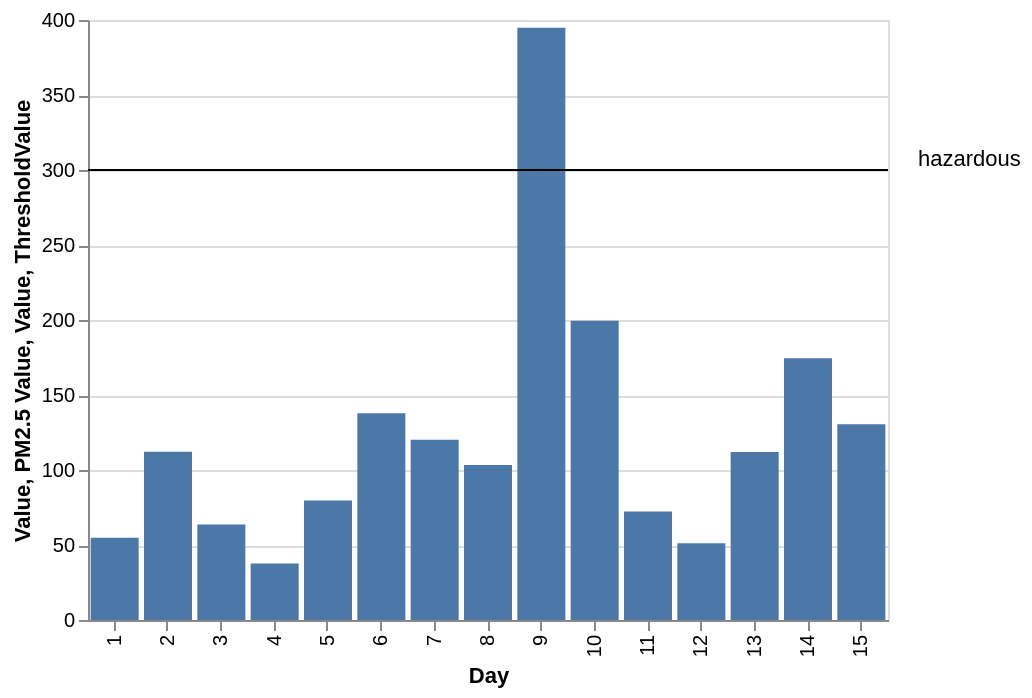

This figure's Vega-Lite source:
### Vega-Lite specification from a JSON file in a GitHub repository (floating-point values rounded to 4 significant figures)
{"config": {"view": {"height": 300, "width": 400}}, "layer": [{"encoding": {"y": {"title": "Value", "field": "properties.Value", "type": "quantitative"}, "x": {"title": "Day", "field": "properties.Day", "type": "ordinal"}}, "data": {"values": {"features": [{"properties": {"Day": 1, "Value": 54.8}, "geometry": {"coordinates": [125.6, 10.1], "type": "Point"}, "type": "Feature"}, {"properties": {"Day": 2, "Value": 112.1}, "geometry": {"coordinates": [125.6, 10.1], "type": "Point"}, "type": "Feature"}, {"properties": {"Day": 3, "Value": 63.6}, "geometry": {"coordinates": [125.6, 10.1], "type": "Point"}, "type": "Feature"}, {"properties": {"Day": 4, "Value": 37.6}, "geometry": {"coordinates": [125.6, 10.1], "type": "Point"}, "type": "Feature"}, {"properties": {"Day": 5, "Value": 79.7}, "geometry": {"coordinates": [125.6, 10.1], "type": "Point"}, "type": "Feature"}, {"properties": {"Day": 6, "Value": 137.9}, "geometry": {"coordinates": [125.6, 10.1], "type": "Point"}, "type": "Feature"}, {"properties": {"Day": 7, "Value": 120.1}, "geometry": {"coordinates": [125.6, 10.1], "type": "Point"}, "type": "Feature"}, {"properties": {"Day": 8, "Value": 103.3}, "geometry": {"coordinates": [125.6, 10.1], "type": "Point"}, "type": "Feature"}, {"properties": {"Day": 9, "Value": 394.8}, "geometry": {"coordinates": [125.6, 10.1], "type": "Point"}, "type": "Feature"}, {"properties": {"Day": 10, "Value": 199.5}, "geometry": {"coordinates": [125.6, 10.1], "type": "Point"}, "type": "Feature"}, {"properties": {"Day": 11, "Value": 72.3}, "geometry": {"coordinates": [125.6, 10.1], "type": "Point"}, "type": "Feature"}, {"properties": {"Day": 12, "Value": 51.1}, "geometry": {"coordinates": [125.6, 10.1], "type": "Point"}, "type": "Feature"}, {"properties": {"Day": 13, "Value": 112.0}, "geometry": {"coordinates": [125.6, 10.1], "type": "Point"}, "type": "Feature"}, {"properties": {"Day": 14, "Value": 174.5}, "geometry": {"coordinates": [125.6, 10.1], "type": "Point"}, "type": "Feature"}, {"properties": {"Day": 15, "Value": 130.5}, "geometry": {"coordinates": [125.6, 10.1], "type": "Point"}, "type": "Feature"}], "type": "FeatureCollection"}, "format": {"type": "json", "property": "features"}}, "mark": "bar"}, {"encoding": {"y": {"title": "ThresholdValue", "field": "properties.ThresholdValue", "type": "quantitative", "axis": {"title": "PM2.5 Value"}}, "text": {"value": "hazardous"}}, "data": {"values": {"features": [{"properties": {"ThresholdValue": 300, "Threshold": "hazardous"}, "geometry": {"coordinates": [125.6, 10.1], "type": "Point"}, "type": "Feature"}], "type": "FeatureCollection"}, "format": {"type": "json", "property": "features"}}, "mark": {"align": "left", "dy": -5, "type": "text", "dx": 215}}, {"transform": [{"filter": "datum.Value >= 300"}, {"calculate": "300", "as": "baseline"}], "encoding": {"y": {"field": "baseline", "type": "quantitative"}, "x": {"title": "Day", "field": "properties.Day", "type": "ordinal"}, "y2": {"title": "Value", "field": "properties.Value", "type": "quantitative"}}, "data": {"values": {"features": [{"properties": {"Day": 1, "Value": 54.8}, "geometry": {"coordinates": [125.6, 10.1], "type": "Point"}, "type": "Feature"}, {"properties": {"Day": 2, "Value": 112.1}, "geometry": {"coordinates": [125.6, 10.1], "type": "Point"}, "type": "Feature"}, {"properties": {"Day": 3, "Value": 63.6}, "geometry": {"coordinates": [125.6, 10.1], "type": "Point"}, "type": "Feature"}, {"properties": {"Day": 4, "Value": 37.6}, "geometry": {"coordinates": [125.6, 10.1], "type": "Point"}, "type": "Feature"}, {"properties": {"Day": 5, "Value": 79.7}, "geometry": {"coordinates": [125.6, 10.1], "type": "Point"}, "type": "Feature"}, {"properties": {"Day": 6, "Value": 137.9}, "geometry": {"coordinates": [125.6, 10.1], "type": "Point"}, "type": "Feature"}, {"properties": {"Day": 7, "Value": 120.1}, "geometry": {"coordinates": [125.6, 10.1], "type": "Point"}, "type": "Feature"}, {"properties": {"Day": 8, "Value": 103.3}, "geometry": {"coordinates": [125.6, 10.1], "type": "Point"}, "type": "Feature"}, {"properties": {"Day": 9, "Value": 394.8}, "geometry": {"coordinates": [125.6, 10.1], "type": "Point"}, "type": "Feature"}, {"properties": {"Day": 10, "Value": 199.5}, "geometry": {"coordinates": [125.6, 10.1], "type": "Point"}, "type": "Feature"}, {"properties": {"Day": 11, "Value": 72.3}, "geometry": {"coordinates": [125.6, 10.1], "type": "Point"}, "type": "Feature"}, {"properties": {"Day": 12, "Value": 51.1}, "geometry": {"coordinates": [125.6, 10.1], "type": "Point"}, "type": "Feature"}, {"properties": {"Day": 13, "Value": 112.0}, "geometry": {"coordinates": [125.6, 10.1], "type": "Point"}, "type": "Feature"}, {"properties": {"Day": 14, "Value": 174.5}, "geometry": {"coordinates": [125.6, 10.1], "type": "Point"}, "type": "Feature"}, {"properties": {"Day": 15, "Value": 130.5}, "geometry": {"coordinates": [125.6, 10.1], "type": "Point"}, "type": "Feature"}], "type": "FeatureCollection"}, "format": {"type": "json", "property": "features"}}, "mark": {"color": "#e45755", "type": "bar"}}, {"encoding": {"y": {"title": "ThresholdValue", "field": "properties.ThresholdValue", "type": "quantitative"}}, "data": {"values": {"features": [{"properties": {"ThresholdValue": 300, "Threshold": "hazardous"}, "geometry": {"coordinates": [125.6, 10.1], "type": "Point"}, "type": "Feature"}], "type": "FeatureCollection"}, "format": {"type": "json", "property": "features"}}, "mark": "rule"}], "$schema": "https://vega.github.io/schema/vega-lite/v2.4.1.json"}
